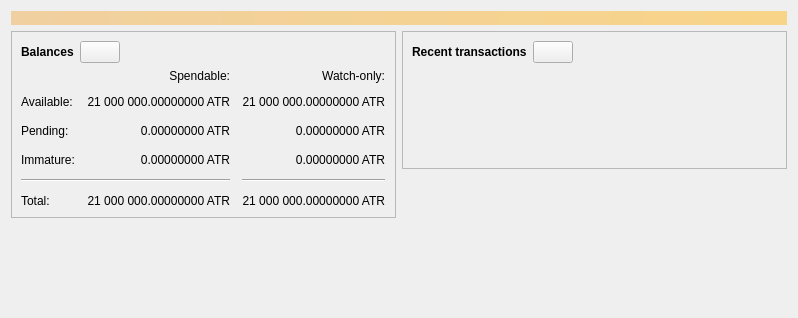
<?xml version="1.0" encoding="UTF-8"?>
<ui version="4.0">
 <class>OverviewPage</class>
 <widget class="QWidget" name="OverviewPage">
  <property name="geometry">
   <rect>
    <x>0</x>
    <y>0</y>
    <width>798</width>
    <height>318</height>
   </rect>
  </property>
  <property name="windowTitle">
   <string>Form</string>
  </property>
  <layout class="QVBoxLayout" name="topLayout">
   <item>
    <widget class="QLabel" name="labelAlerts">
     <property name="visible">
      <bool>false</bool>
     </property>
     <property name="styleSheet">
      <string notr="true">QLabel { background-color: qlineargradient(x1: 0, y1: 0, x2: 1, y2: 0, stop:0 #F0D0A0, stop:1 #F8D488); color:#000000; }</string>
     </property>
     <property name="wordWrap">
      <bool>true</bool>
     </property>
     <property name="margin">
      <number>3</number>
     </property>
     <property name="textInteractionFlags">
      <set>Qt::TextSelectableByMouse</set>
     </property>
    </widget>
   </item>
   <item>
    <layout class="QHBoxLayout" name="horizontalLayout" stretch="1,1">
     <item>
      <layout class="QVBoxLayout" name="verticalLayout_2">
       <item>
        <widget class="QFrame" name="frame">
         <property name="frameShape">
          <enum>QFrame::StyledPanel</enum>
         </property>
         <property name="frameShadow">
          <enum>QFrame::Raised</enum>
         </property>
         <layout class="QVBoxLayout" name="verticalLayout_4">
          <item>
           <layout class="QHBoxLayout" name="horizontalLayout_4">
            <item>
             <widget class="QLabel" name="label_5">
              <property name="font">
               <font>
                <weight>75</weight>
                <bold>true</bold>
               </font>
              </property>
              <property name="text">
               <string>Balances</string>
              </property>
             </widget>
            </item>
            <item>
             <widget class="QPushButton" name="labelWalletStatus">
              <property name="enabled">
               <bool>true</bool>
              </property>
              <property name="maximumSize">
               <size>
                <width>45</width>
                <height>16777215</height>
               </size>
              </property>
              <property name="toolTip">
               <string>The displayed information may be out of date. Your wallet automatically synchronizes with the Aether network after a connection is established, but this process has not completed yet.</string>
              </property>
              <property name="text">
               <string/>
              </property>
              <property name="icon">
               <iconset resource="../aether.qrc">
                <normaloff>:/icons/warning</normaloff>
                <disabledoff>:/icons/warning</disabledoff>:/icons/warning</iconset>
              </property>
              <property name="iconSize">
               <size>
                <width>24</width>
                <height>24</height>
               </size>
              </property>
             </widget>
            </item>
            <item>
             <spacer name="horizontalSpacer_3">
              <property name="orientation">
               <enum>Qt::Horizontal</enum>
              </property>
              <property name="sizeHint" stdset="0">
               <size>
                <width>40</width>
                <height>20</height>
               </size>
              </property>
             </spacer>
            </item>
           </layout>
          </item>
          <item>
           <layout class="QGridLayout" name="gridLayout">
            <property name="spacing">
             <number>12</number>
            </property>
            <item row="2" column="2">
             <widget class="QLabel" name="labelWatchPending">
              <property name="cursor">
               <cursorShape>IBeamCursor</cursorShape>
              </property>
              <property name="toolTip">
               <string>Unconfirmed transactions to watch-only addresses</string>
              </property>
              <property name="text">
               <string notr="true">0.00000000 ATR</string>
              </property>
              <property name="alignment">
               <set>Qt::AlignRight|Qt::AlignTrailing|Qt::AlignVCenter</set>
              </property>
              <property name="textInteractionFlags">
               <set>Qt::LinksAccessibleByMouse|Qt::TextSelectableByKeyboard|Qt::TextSelectableByMouse</set>
              </property>
             </widget>
            </item>
            <item row="2" column="1">
             <widget class="QLabel" name="labelUnconfirmed">
              <property name="cursor">
               <cursorShape>IBeamCursor</cursorShape>
              </property>
              <property name="toolTip">
               <string>Total of transactions that have yet to be confirmed, and do not yet count toward the spendable balance</string>
              </property>
              <property name="text">
               <string notr="true">0.00000000 ATR</string>
              </property>
              <property name="alignment">
               <set>Qt::AlignRight|Qt::AlignTrailing|Qt::AlignVCenter</set>
              </property>
              <property name="textInteractionFlags">
               <set>Qt::LinksAccessibleByMouse|Qt::TextSelectableByKeyboard|Qt::TextSelectableByMouse</set>
              </property>
             </widget>
            </item>
            <item row="3" column="2">
             <widget class="QLabel" name="labelWatchImmature">
              <property name="cursor">
               <cursorShape>IBeamCursor</cursorShape>
              </property>
              <property name="toolTip">
               <string>Mined balance in watch-only addresses that has not yet matured</string>
              </property>
              <property name="text">
               <string notr="true">0.00000000 ATR</string>
              </property>
              <property name="alignment">
               <set>Qt::AlignRight|Qt::AlignTrailing|Qt::AlignVCenter</set>
              </property>
              <property name="textInteractionFlags">
               <set>Qt::LinksAccessibleByMouse|Qt::TextSelectableByKeyboard|Qt::TextSelectableByMouse</set>
              </property>
             </widget>
            </item>
            <item row="4" column="0" colspan="2">
             <widget class="Line" name="line">
              <property name="orientation">
               <enum>Qt::Horizontal</enum>
              </property>
             </widget>
            </item>
            <item row="4" column="2">
             <widget class="Line" name="lineWatchBalance">
              <property name="sizePolicy">
               <sizepolicy hsizetype="Preferred" vsizetype="Fixed">
                <horstretch>0</horstretch>
                <verstretch>0</verstretch>
               </sizepolicy>
              </property>
              <property name="minimumSize">
               <size>
                <width>140</width>
                <height>0</height>
               </size>
              </property>
              <property name="orientation">
               <enum>Qt::Horizontal</enum>
              </property>
             </widget>
            </item>
            <item row="5" column="0">
             <widget class="QLabel" name="labelTotalText">
              <property name="text">
               <string>Total:</string>
              </property>
             </widget>
            </item>
            <item row="3" column="1">
             <widget class="QLabel" name="labelImmature">
              <property name="cursor">
               <cursorShape>IBeamCursor</cursorShape>
              </property>
              <property name="toolTip">
               <string>Mined balance that has not yet matured</string>
              </property>
              <property name="text">
               <string notr="true">0.00000000 ATR</string>
              </property>
              <property name="alignment">
               <set>Qt::AlignRight|Qt::AlignTrailing|Qt::AlignVCenter</set>
              </property>
              <property name="textInteractionFlags">
               <set>Qt::LinksAccessibleByMouse|Qt::TextSelectableByKeyboard|Qt::TextSelectableByMouse</set>
              </property>
             </widget>
            </item>
            <item row="2" column="3">
             <spacer name="horizontalSpacer_2">
              <property name="orientation">
               <enum>Qt::Horizontal</enum>
              </property>
              <property name="sizeHint" stdset="0">
               <size>
                <width>40</width>
                <height>20</height>
               </size>
              </property>
             </spacer>
            </item>
            <item row="3" column="0">
             <widget class="QLabel" name="labelImmatureText">
              <property name="text">
               <string>Immature:</string>
              </property>
             </widget>
            </item>
            <item row="5" column="1">
             <widget class="QLabel" name="labelTotal">
              <property name="cursor">
               <cursorShape>IBeamCursor</cursorShape>
              </property>
              <property name="toolTip">
               <string>Your current total balance</string>
              </property>
              <property name="text">
               <string notr="true">21 000 000.00000000 ATR</string>
              </property>
              <property name="alignment">
               <set>Qt::AlignRight|Qt::AlignTrailing|Qt::AlignVCenter</set>
              </property>
              <property name="textInteractionFlags">
               <set>Qt::LinksAccessibleByMouse|Qt::TextSelectableByKeyboard|Qt::TextSelectableByMouse</set>
              </property>
             </widget>
            </item>
            <item row="5" column="2">
             <widget class="QLabel" name="labelWatchTotal">
              <property name="cursor">
               <cursorShape>IBeamCursor</cursorShape>
              </property>
              <property name="toolTip">
               <string>Current total balance in watch-only addresses</string>
              </property>
              <property name="text">
               <string notr="true">21 000 000.00000000 ATR</string>
              </property>
              <property name="alignment">
               <set>Qt::AlignRight|Qt::AlignTrailing|Qt::AlignVCenter</set>
              </property>
              <property name="textInteractionFlags">
               <set>Qt::LinksAccessibleByMouse|Qt::TextSelectableByKeyboard|Qt::TextSelectableByMouse</set>
              </property>
             </widget>
            </item>
            <item row="0" column="2">
             <widget class="QLabel" name="labelWatchonly">
              <property name="text">
               <string>Watch-only:</string>
              </property>
              <property name="alignment">
               <set>Qt::AlignRight|Qt::AlignTrailing|Qt::AlignVCenter</set>
              </property>
             </widget>
            </item>
            <item row="1" column="0">
             <widget class="QLabel" name="labelBalanceText">
              <property name="text">
               <string>Available:</string>
              </property>
             </widget>
            </item>
            <item row="1" column="1">
             <widget class="QLabel" name="labelBalance">
              <property name="cursor">
               <cursorShape>IBeamCursor</cursorShape>
              </property>
              <property name="toolTip">
               <string>Your current spendable balance</string>
              </property>
              <property name="text">
               <string notr="true">21 000 000.00000000 ATR</string>
              </property>
              <property name="alignment">
               <set>Qt::AlignRight|Qt::AlignTrailing|Qt::AlignVCenter</set>
              </property>
              <property name="textInteractionFlags">
               <set>Qt::LinksAccessibleByMouse|Qt::TextSelectableByKeyboard|Qt::TextSelectableByMouse</set>
              </property>
             </widget>
            </item>
            <item row="1" column="2">
             <widget class="QLabel" name="labelWatchAvailable">
              <property name="cursor">
               <cursorShape>IBeamCursor</cursorShape>
              </property>
              <property name="toolTip">
               <string>Your current balance in watch-only addresses</string>
              </property>
              <property name="text">
               <string notr="true">21 000 000.00000000 ATR</string>
              </property>
              <property name="alignment">
               <set>Qt::AlignRight|Qt::AlignTrailing|Qt::AlignVCenter</set>
              </property>
              <property name="textInteractionFlags">
               <set>Qt::LinksAccessibleByMouse|Qt::TextSelectableByKeyboard|Qt::TextSelectableByMouse</set>
              </property>
             </widget>
            </item>
            <item row="2" column="0">
             <widget class="QLabel" name="labelPendingText">
              <property name="text">
               <string>Pending:</string>
              </property>
             </widget>
            </item>
            <item row="0" column="1">
             <widget class="QLabel" name="labelSpendable">
              <property name="text">
               <string>Spendable:</string>
              </property>
              <property name="alignment">
               <set>Qt::AlignRight|Qt::AlignTrailing|Qt::AlignVCenter</set>
              </property>
             </widget>
            </item>
           </layout>
          </item>
         </layout>
        </widget>
       </item>
       <item>
        <spacer name="verticalSpacer">
         <property name="orientation">
          <enum>Qt::Vertical</enum>
         </property>
         <property name="sizeHint" stdset="0">
          <size>
           <width>20</width>
           <height>40</height>
          </size>
         </property>
        </spacer>
       </item>
      </layout>
     </item>
     <item>
      <layout class="QVBoxLayout" name="verticalLayout_3">
       <item>
        <widget class="QFrame" name="frame_2">
         <property name="frameShape">
          <enum>QFrame::StyledPanel</enum>
         </property>
         <property name="frameShadow">
          <enum>QFrame::Raised</enum>
         </property>
         <layout class="QVBoxLayout" name="verticalLayout">
          <item>
           <layout class="QHBoxLayout" name="horizontalLayout_2">
            <item>
             <widget class="QLabel" name="label_4">
              <property name="font">
               <font>
                <weight>75</weight>
                <bold>true</bold>
               </font>
              </property>
              <property name="text">
               <string>Recent transactions</string>
              </property>
             </widget>
            </item>
            <item>
             <widget class="QPushButton" name="labelTransactionsStatus">
              <property name="enabled">
               <bool>true</bool>
              </property>
              <property name="maximumSize">
               <size>
                <width>45</width>
                <height>16777215</height>
               </size>
              </property>
              <property name="toolTip">
               <string>The displayed information may be out of date. Your wallet automatically synchronizes with the Aether network after a connection is established, but this process has not completed yet.</string>
              </property>
              <property name="text">
               <string/>
              </property>
              <property name="icon">
               <iconset resource="../aether.qrc">
                <normaloff>:/icons/warning</normaloff>
                <disabledoff>:/icons/warning</disabledoff>:/icons/warning</iconset>
              </property>
              <property name="iconSize">
               <size>
                <width>24</width>
                <height>24</height>
               </size>
              </property>
             </widget>
            </item>
            <item>
             <spacer name="horizontalSpacer">
              <property name="orientation">
               <enum>Qt::Horizontal</enum>
              </property>
              <property name="sizeHint" stdset="0">
               <size>
                <width>40</width>
                <height>20</height>
               </size>
              </property>
             </spacer>
            </item>
           </layout>
          </item>
          <item>
           <widget class="TransactionOverviewWidget" name="listTransactions">
            <property name="styleSheet">
             <string notr="true">QListView { background: transparent; }</string>
            </property>
            <property name="frameShape">
             <enum>QFrame::NoFrame</enum>
            </property>
            <property name="verticalScrollBarPolicy">
             <enum>Qt::ScrollBarAlwaysOff</enum>
            </property>
            <property name="horizontalScrollBarPolicy">
             <enum>Qt::ScrollBarAlwaysOff</enum>
            </property>
            <property name="sizeAdjustPolicy">
             <enum>QAbstractScrollArea::AdjustToContents</enum>
            </property>
            <property name="selectionMode">
             <enum>QAbstractItemView::NoSelection</enum>
            </property>
            <property name="uniformItemSizes">
             <bool>true</bool>
            </property>
           </widget>
          </item>
         </layout>
        </widget>
       </item>
       <item>
        <spacer name="verticalSpacer_2">
         <property name="orientation">
          <enum>Qt::Vertical</enum>
         </property>
         <property name="sizeHint" stdset="0">
          <size>
           <width>20</width>
           <height>40</height>
          </size>
         </property>
        </spacer>
       </item>
      </layout>
     </item>
    </layout>
   </item>
  </layout>
 </widget>
 <customwidgets>
  <customwidget>
   <class>TransactionOverviewWidget</class>
   <extends>QListView</extends>
   <header>qt/transactionoverviewwidget.h</header>
  </customwidget>
 </customwidgets>
 <resources/>
 <connections/>
</ui>
